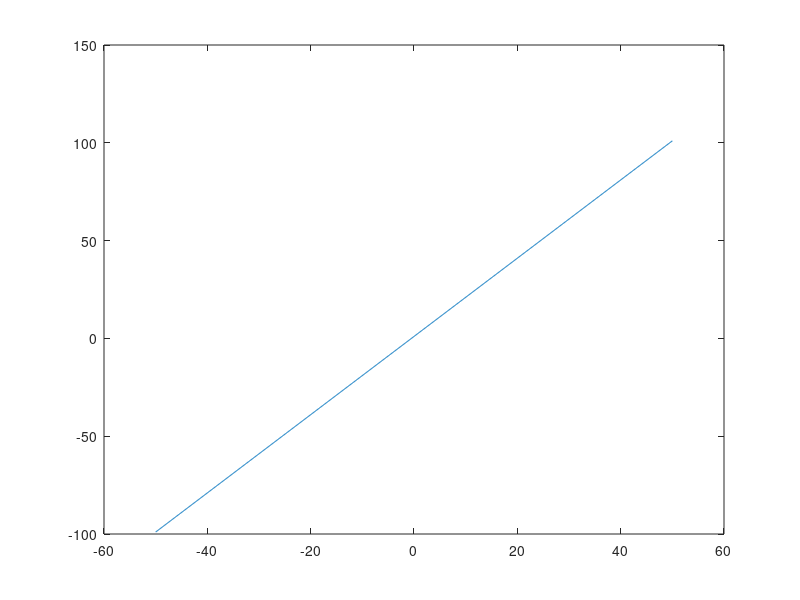

MATLAB code for this plot:
% Title               :Funciones algebraicas 
% Description         :script de algebraicas: polinominales y racionales 
% Author              :Francelly Desiree Colon Sandoval 
% Date                :20211119   
% Version             :1
% Usage               :octave> /path/Act1

clear
x = -50:0.1:50

% Funcion 
fx =(2) .*(x) + (1)

% Plotear funcion 
plot(x, fx)